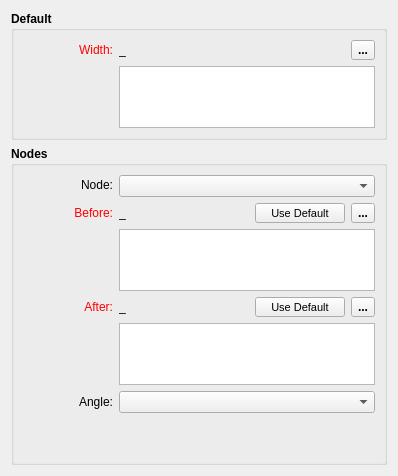
           <widget class="QWidget" name="tab">
            <attribute name="title">
             <string>Automatic</string>
            </attribute>
            <layout class="QVBoxLayout" name="verticalLayout_5">
             <item>
              <widget class="QGroupBox" name="default_GroupBox">
               <property name="sizePolicy">
                <sizepolicy hsizetype="Expanding" vsizetype="Preferred">
                 <horstretch>0</horstretch>
                 <verstretch>0</verstretch>
                </sizepolicy>
               </property>
               <property name="minimumSize">
                <size>
                 <width>0</width>
                 <height>0</height>
                </size>
               </property>
               <property name="font">
                <font>
                 <pointsize>9</pointsize>
                 <bold>true</bold>
                </font>
               </property>
               <property name="title">
                <string>Default</string>
               </property>
               <layout class="QVBoxLayout" name="verticalLayout_9">
                <item>
                 <layout class="QHBoxLayout" name="horizontalLayout_2">
                  <item alignment="Qt::AlignLeft">
                   <widget class="QLabel" name="widthEdit_Label">
                    <property name="sizePolicy">
                     <sizepolicy hsizetype="Fixed" vsizetype="Preferred">
                      <horstretch>0</horstretch>
                      <verstretch>0</verstretch>
                     </sizepolicy>
                    </property>
                    <property name="minimumSize">
                     <size>
                      <width>90</width>
                      <height>0</height>
                     </size>
                    </property>
                    <property name="maximumSize">
                     <size>
                      <width>16777215</width>
                      <height>20</height>
                     </size>
                    </property>
                    <property name="palette">
                     <palette>
                      <active>
                       <colorrole role="WindowText">
                        <brush brushstyle="SolidPattern">
                         <color alpha="255">
                          <red>255</red>
                          <green>0</green>
                          <blue>0</blue>
                         </color>
                        </brush>
                       </colorrole>
                      </active>
                      <inactive>
                       <colorrole role="WindowText">
                        <brush brushstyle="SolidPattern">
                         <color alpha="255">
                          <red>255</red>
                          <green>0</green>
                          <blue>0</blue>
                         </color>
                        </brush>
                       </colorrole>
                      </inactive>
                      <disabled>
                       <colorrole role="WindowText">
                        <brush brushstyle="SolidPattern">
                         <color alpha="255">
                          <red>159</red>
                          <green>158</green>
                          <blue>158</blue>
                         </color>
                        </brush>
                       </colorrole>
                      </disabled>
                     </palette>
                    </property>
                    <property name="font">
                     <font>
                      <pointsize>9</pointsize>
                      <bold>false</bold>
                     </font>
                    </property>
                    <property name="text">
                     <string>Width:</string>
                    </property>
                    <property name="alignment">
                     <set>Qt::AlignRight|Qt::AlignTrailing|Qt::AlignVCenter</set>
                    </property>
                   </widget>
                  </item>
                  <item>
                   <widget class="QLabel" name="widthResult_Label">
                    <property name="sizePolicy">
                     <sizepolicy hsizetype="Fixed" vsizetype="Preferred">
                      <horstretch>0</horstretch>
                      <verstretch>0</verstretch>
                     </sizepolicy>
                    </property>
                    <property name="minimumSize">
                     <size>
                      <width>40</width>
                      <height>0</height>
                     </size>
                    </property>
                    <property name="maximumSize">
                     <size>
                      <width>16777215</width>
                      <height>20</height>
                     </size>
                    </property>
                    <property name="font">
                     <font>
                      <pointsize>9</pointsize>
                      <bold>false</bold>
                     </font>
                    </property>
                    <property name="toolTip">
                     <string>Value</string>
                    </property>
                    <property name="text">
                     <string notr="true">_</string>
                    </property>
                   </widget>
                  </item>
                  <item>
                   <spacer name="horizontalSpacer">
                    <property name="orientation">
                     <enum>Qt::Horizontal</enum>
                    </property>
                    <property name="sizeHint" stdset="0">
                     <size>
                      <width>40</width>
                      <height>20</height>
                     </size>
                    </property>
                   </spacer>
                  </item>
                  <item alignment="Qt::AlignRight">
                   <widget class="QToolButton" name="toolButtonExprWidth">
                    <property name="minimumSize">
                     <size>
                      <width>0</width>
                      <height>20</height>
                     </size>
                    </property>
                    <property name="maximumSize">
                     <size>
                      <width>16777215</width>
                      <height>20</height>
                     </size>
                    </property>
                    <property name="toolTip">
                     <string>Formula wizard</string>
                    </property>
                    <property name="styleSheet">
                     <string notr="true"/>
                    </property>
                    <property name="text">
                     <string notr="true">...</string>
                    </property>
                    <property name="icon">
                     <iconset resource="../../../../vmisc/share/resources/icon.qrc">
                      <normaloff>:/tsvg/seamly/fx.tsvg</normaloff>:/tsvg/seamly/fx.tsvg</iconset>
                    </property>
                    <property name="iconSize">
                     <size>
                      <width>20</width>
                      <height>20</height>
                     </size>
                    </property>
                   </widget>
                  </item>
                 </layout>
                </item>
                <item>
                 <layout class="QFormLayout" name="formLayout_4">
                  <item row="0" column="0">
                   <spacer name="horizontalSpacer_7">
                    <property name="orientation">
                     <enum>Qt::Horizontal</enum>
                    </property>
                    <property name="sizeHint" stdset="0">
                     <size>
                      <width>90</width>
                      <height>20</height>
                     </size>
                    </property>
                   </spacer>
                  </item>
                  <item row="0" column="1">
                   <widget class="ExpandingTextEdit" name="widthFormula_PlainTextEdit">
                    <property name="sizePolicy">
                     <sizepolicy hsizetype="Expanding" vsizetype="Preferred">
                      <horstretch>0</horstretch>
                      <verstretch>0</verstretch>
                     </sizepolicy>
                    </property>
                    <property name="minimumSize">
                     <size>
                      <width>0</width>
                      <height>62</height>
                     </size>
                    </property>
                    <property name="maximumSize">
                     <size>
                      <width>16777215</width>
                      <height>62</height>
                     </size>
                    </property>
                    <property name="font">
                     <font>
                      <pointsize>9</pointsize>
                      <bold>false</bold>
                     </font>
                    </property>
                    <property name="toolTip">
                     <string>Calculation</string>
                    </property>
                    <property name="frameShadow">
                     <enum>QFrame::Sunken</enum>
                    </property>
                    <property name="tabChangesFocus">
                     <bool>true</bool>
                    </property>
                   </widget>
                  </item>
                 </layout>
                </item>
               </layout>
              </widget>
             </item>
             <item>
              <widget class="QGroupBox" name="nodes_GroupBox">
               <property name="sizePolicy">
                <sizepolicy hsizetype="Expanding" vsizetype="Expanding">
                 <horstretch>0</horstretch>
                 <verstretch>0</verstretch>
                </sizepolicy>
               </property>
               <property name="minimumSize">
                <size>
                 <width>0</width>
                 <height>0</height>
                </size>
               </property>
               <property name="font">
                <font>
                 <pointsize>9</pointsize>
                 <bold>true</bold>
                </font>
               </property>
               <property name="title">
                <string>Nodes</string>
               </property>
               <layout class="QVBoxLayout" name="verticalLayout_3">
                <item>
                 <layout class="QFormLayout" name="formLayout">
                  <item row="0" column="0">
                   <widget class="QLabel" name="labelNode">
                    <property name="sizePolicy">
                     <sizepolicy hsizetype="Preferred" vsizetype="Preferred">
                      <horstretch>0</horstretch>
                      <verstretch>0</verstretch>
                     </sizepolicy>
                    </property>
                    <property name="minimumSize">
                     <size>
                      <width>90</width>
                      <height>0</height>
                     </size>
                    </property>
                    <property name="maximumSize">
                     <size>
                      <width>16777215</width>
                      <height>20</height>
                     </size>
                    </property>
                    <property name="font">
                     <font>
                      <pointsize>9</pointsize>
                      <bold>false</bold>
                     </font>
                    </property>
                    <property name="text">
                     <string>Node:</string>
                    </property>
                    <property name="alignment">
                     <set>Qt::AlignRight|Qt::AlignTrailing|Qt::AlignVCenter</set>
                    </property>
                   </widget>
                  </item>
                  <item row="0" column="1">
                   <widget class="QComboBox" name="nodes_ComboBox">
                    <property name="sizePolicy">
                     <sizepolicy hsizetype="Preferred" vsizetype="Fixed">
                      <horstretch>0</horstretch>
                      <verstretch>0</verstretch>
                     </sizepolicy>
                    </property>
                    <property name="minimumSize">
                     <size>
                      <width>200</width>
                      <height>0</height>
                     </size>
                    </property>
                    <property name="maximumSize">
                     <size>
                      <width>16777215</width>
                      <height>16777215</height>
                     </size>
                    </property>
                    <property name="font">
                     <font>
                      <pointsize>9</pointsize>
                      <bold>false</bold>
                     </font>
                    </property>
                    <property name="maxVisibleItems">
                     <number>30</number>
                    </property>
                   </widget>
                  </item>
                 </layout>
                </item>
                <item>
                 <layout class="QHBoxLayout" name="horizontalLayout_9">
                  <item>
                   <widget class="QLabel" name="beforeWidthEdit_Label">
                    <property name="sizePolicy">
                     <sizepolicy hsizetype="Fixed" vsizetype="Preferred">
                      <horstretch>0</horstretch>
                      <verstretch>0</verstretch>
                     </sizepolicy>
                    </property>
                    <property name="minimumSize">
                     <size>
                      <width>90</width>
                      <height>0</height>
                     </size>
                    </property>
                    <property name="maximumSize">
                     <size>
                      <width>16777215</width>
                      <height>20</height>
                     </size>
                    </property>
                    <property name="palette">
                     <palette>
                      <active>
                       <colorrole role="WindowText">
                        <brush brushstyle="SolidPattern">
                         <color alpha="255">
                          <red>255</red>
                          <green>0</green>
                          <blue>0</blue>
                         </color>
                        </brush>
                       </colorrole>
                      </active>
                      <inactive>
                       <colorrole role="WindowText">
                        <brush brushstyle="SolidPattern">
                         <color alpha="255">
                          <red>255</red>
                          <green>0</green>
                          <blue>0</blue>
                         </color>
                        </brush>
                       </colorrole>
                      </inactive>
                      <disabled>
                       <colorrole role="WindowText">
                        <brush brushstyle="SolidPattern">
                         <color alpha="255">
                          <red>159</red>
                          <green>158</green>
                          <blue>158</blue>
                         </color>
                        </brush>
                       </colorrole>
                      </disabled>
                     </palette>
                    </property>
                    <property name="font">
                     <font>
                      <pointsize>9</pointsize>
                      <bold>false</bold>
                     </font>
                    </property>
                    <property name="text">
                     <string>Before:</string>
                    </property>
                    <property name="alignment">
                     <set>Qt::AlignRight|Qt::AlignTrailing|Qt::AlignVCenter</set>
                    </property>
                   </widget>
                  </item>
                  <item>
                   <widget class="QLabel" name="beforeWidthResult_Label">
                    <property name="sizePolicy">
                     <sizepolicy hsizetype="Expanding" vsizetype="Preferred">
                      <horstretch>0</horstretch>
                      <verstretch>0</verstretch>
                     </sizepolicy>
                    </property>
                    <property name="minimumSize">
                     <size>
                      <width>50</width>
                      <height>0</height>
                     </size>
                    </property>
                    <property name="maximumSize">
                     <size>
                      <width>16777215</width>
                      <height>20</height>
                     </size>
                    </property>
                    <property name="font">
                     <font>
                      <pointsize>9</pointsize>
                      <bold>false</bold>
                     </font>
                    </property>
                    <property name="toolTip">
                     <string>Value</string>
                    </property>
                    <property name="text">
                     <string notr="true">_</string>
                    </property>
                   </widget>
                  </item>
                  <item>
                   <spacer name="horizontalSpacer_3">
                    <property name="orientation">
                     <enum>Qt::Horizontal</enum>
                    </property>
                    <property name="sizeHint" stdset="0">
                     <size>
                      <width>10</width>
                      <height>17</height>
                     </size>
                    </property>
                   </spacer>
                  </item>
                  <item>
                   <widget class="QPushButton" name="beforeDefault_PushButton">
                    <property name="minimumSize">
                     <size>
                      <width>90</width>
                      <height>20</height>
                     </size>
                    </property>
                    <property name="maximumSize">
                     <size>
                      <width>16777215</width>
                      <height>20</height>
                     </size>
                    </property>
                    <property name="font">
                     <font>
                      <pointsize>8</pointsize>
                      <bold>false</bold>
                     </font>
                    </property>
                    <property name="toolTip">
                     <string>Return to default width</string>
                    </property>
                    <property name="text">
                     <string>Use Default</string>
                    </property>
                   </widget>
                  </item>
                  <item>
                   <widget class="QToolButton" name="beforeExpr_ToolButton">
                    <property name="minimumSize">
                     <size>
                      <width>0</width>
                      <height>20</height>
                     </size>
                    </property>
                    <property name="maximumSize">
                     <size>
                      <width>16777215</width>
                      <height>20</height>
                     </size>
                    </property>
                    <property name="toolTip">
                     <string>Formula wizard</string>
                    </property>
                    <property name="text">
                     <string notr="true">...</string>
                    </property>
                    <property name="icon">
                     <iconset resource="../../../../vmisc/share/resources/icon.qrc">
                      <normaloff>:/tsvg/seamly/fx.tsvg</normaloff>:/tsvg/seamly/fx.tsvg</iconset>
                    </property>
                    <property name="iconSize">
                     <size>
                      <width>20</width>
                      <height>20</height>
                     </size>
                    </property>
                   </widget>
                  </item>
                 </layout>
                </item>
                <item>
                 <layout class="QFormLayout" name="formLayout_5">
                  <item row="0" column="0">
                   <spacer name="horizontalSpacer_8">
                    <property name="orientation">
                     <enum>Qt::Horizontal</enum>
                    </property>
                    <property name="sizeHint" stdset="0">
                     <size>
                      <width>90</width>
                      <height>20</height>
                     </size>
                    </property>
                   </spacer>
                  </item>
                  <item row="0" column="1">
                   <widget class="ExpandingTextEdit" name="beforeWidthFormula_PlainTextEdit">
                    <property name="sizePolicy">
                     <sizepolicy hsizetype="Expanding" vsizetype="Preferred">
                      <horstretch>0</horstretch>
                      <verstretch>0</verstretch>
                     </sizepolicy>
                    </property>
                    <property name="minimumSize">
                     <size>
                      <width>0</width>
                      <height>62</height>
                     </size>
                    </property>
                    <property name="maximumSize">
                     <size>
                      <width>16777215</width>
                      <height>62</height>
                     </size>
                    </property>
                    <property name="font">
                     <font>
                      <pointsize>9</pointsize>
                      <bold>false</bold>
                     </font>
                    </property>
                    <property name="toolTip">
                     <string>Calculation</string>
                    </property>
                    <property name="tabChangesFocus">
                     <bool>true</bool>
                    </property>
                   </widget>
                  </item>
                 </layout>
                </item>
                <item>
                 <layout class="QHBoxLayout" name="horizontalLayout_16">
                  <item alignment="Qt::AlignLeft">
                   <widget class="QLabel" name="afterWidthEdit_Label">
                    <property name="sizePolicy">
                     <sizepolicy hsizetype="Fixed" vsizetype="Preferred">
                      <horstretch>0</horstretch>
                      <verstretch>0</verstretch>
                     </sizepolicy>
                    </property>
                    <property name="minimumSize">
                     <size>
                      <width>90</width>
                      <height>0</height>
                     </size>
                    </property>
                    <property name="maximumSize">
                     <size>
                      <width>16777215</width>
                      <height>20</height>
                     </size>
                    </property>
                    <property name="palette">
                     <palette>
                      <active>
                       <colorrole role="WindowText">
                        <brush brushstyle="SolidPattern">
                         <color alpha="255">
                          <red>255</red>
                          <green>0</green>
                          <blue>0</blue>
                         </color>
                        </brush>
                       </colorrole>
                      </active>
                      <inactive>
                       <colorrole role="WindowText">
                        <brush brushstyle="SolidPattern">
                         <color alpha="255">
                          <red>255</red>
                          <green>0</green>
                          <blue>0</blue>
                         </color>
                        </brush>
                       </colorrole>
                      </inactive>
                      <disabled>
                       <colorrole role="WindowText">
                        <brush brushstyle="SolidPattern">
                         <color alpha="255">
                          <red>159</red>
                          <green>158</green>
                          <blue>158</blue>
                         </color>
                        </brush>
                       </colorrole>
                      </disabled>
                     </palette>
                    </property>
                    <property name="font">
                     <font>
                      <pointsize>9</pointsize>
                      <bold>false</bold>
                     </font>
                    </property>
                    <property name="text">
                     <string>After:</string>
                    </property>
                    <property name="alignment">
                     <set>Qt::AlignRight|Qt::AlignTrailing|Qt::AlignVCenter</set>
                    </property>
                   </widget>
                  </item>
                  <item>
                   <widget class="QLabel" name="afterWidthResult_Label">
                    <property name="sizePolicy">
                     <sizepolicy hsizetype="Expanding" vsizetype="Preferred">
                      <horstretch>0</horstretch>
                      <verstretch>0</verstretch>
                     </sizepolicy>
                    </property>
                    <property name="minimumSize">
                     <size>
                      <width>50</width>
                      <height>0</height>
                     </size>
                    </property>
                    <property name="maximumSize">
                     <size>
                      <width>16777215</width>
                      <height>20</height>
                     </size>
                    </property>
                    <property name="font">
                     <font>
                      <pointsize>9</pointsize>
                      <bold>false</bold>
                     </font>
                    </property>
                    <property name="toolTip">
                     <string>Value</string>
                    </property>
                    <property name="text">
                     <string notr="true">_</string>
                    </property>
                   </widget>
                  </item>
                  <item>
                   <spacer name="horizontalSpacer_6">
                    <property name="orientation">
                     <enum>Qt::Horizontal</enum>
                    </property>
                    <property name="sizeHint" stdset="0">
                     <size>
                      <width>10</width>
                      <height>20</height>
                     </size>
                    </property>
                   </spacer>
                  </item>
                  <item>
                   <widget class="QPushButton" name="afterDefault_PushButton">
                    <property name="minimumSize">
                     <size>
                      <width>90</width>
                      <height>20</height>
                     </size>
                    </property>
                    <property name="maximumSize">
                     <size>
                      <width>16777215</width>
                      <height>20</height>
                     </size>
                    </property>
                    <property name="font">
                     <font>
                      <pointsize>8</pointsize>
                      <bold>false</bold>
                     </font>
                    </property>
                    <property name="toolTip">
                     <string>Return to default width</string>
                    </property>
                    <property name="text">
                     <string>Use Default</string>
                    </property>
                   </widget>
                  </item>
                  <item alignment="Qt::AlignRight">
                   <widget class="QToolButton" name="afterExpr_ToolButton">
                    <property name="minimumSize">
                     <size>
                      <width>0</width>
                      <height>20</height>
                     </size>
                    </property>
                    <property name="maximumSize">
                     <size>
                      <width>16777215</width>
                      <height>20</height>
                     </size>
                    </property>
                    <property name="toolTip">
                     <string>Formula wizard</string>
                    </property>
                    <property name="text">
                     <string notr="true">...</string>
                    </property>
                    <property name="icon">
                     <iconset resource="../../../../vmisc/share/resources/icon.qrc">
                      <normaloff>:/tsvg/seamly/fx.tsvg</normaloff>:/tsvg/seamly/fx.tsvg</iconset>
                    </property>
                    <property name="iconSize">
                     <size>
                      <width>20</width>
                      <height>20</height>
                     </size>
                    </property>
                   </widget>
                  </item>
                 </layout>
                </item>
                <item>
                 <layout class="QFormLayout" name="formLayout_6">
                  <item row="0" column="0">
                   <spacer name="horizontalSpacer_15">
                    <property name="orientation">
                     <enum>Qt::Horizontal</enum>
                    </property>
                    <property name="sizeHint" stdset="0">
                     <size>
                      <width>90</width>
                      <height>20</height>
                     </size>
                    </property>
                   </spacer>
                  </item>
                  <item row="0" column="1">
                   <widget class="ExpandingTextEdit" name="afterWidthFormula_PlainTextEdit">
                    <property name="sizePolicy">
                     <sizepolicy hsizetype="Expanding" vsizetype="Preferred">
                      <horstretch>0</horstretch>
                      <verstretch>0</verstretch>
                     </sizepolicy>
                    </property>
                    <property name="minimumSize">
                     <size>
                      <width>0</width>
                      <height>62</height>
                     </size>
                    </property>
                    <property name="maximumSize">
                     <size>
                      <width>16777215</width>
                      <height>62</height>
                     </size>
                    </property>
                    <property name="font">
                     <font>
                      <pointsize>9</pointsize>
                      <bold>false</bold>
                     </font>
                    </property>
                    <property name="toolTip">
                     <string>Calculation</string>
                    </property>
                    <property name="tabChangesFocus">
                     <bool>true</bool>
                    </property>
                   </widget>
                  </item>
                 </layout>
                </item>
                <item>
                 <layout class="QFormLayout" name="formLayout_2">
                  <item row="0" column="0">
                   <widget class="QLabel" name="labelAngle">
                    <property name="minimumSize">
                     <size>
                      <width>90</width>
                      <height>0</height>
                     </size>
                    </property>
                    <property name="font">
                     <font>
                      <pointsize>9</pointsize>
                      <bold>false</bold>
                     </font>
                    </property>
                    <property name="text">
                     <string>Angle:</string>
                    </property>
                    <property name="alignment">
                     <set>Qt::AlignRight|Qt::AlignTrailing|Qt::AlignVCenter</set>
                    </property>
                   </widget>
                  </item>
                  <item row="0" column="1">
                   <widget class="QComboBox" name="angle_ComboBox">
                    <property name="sizePolicy">
                     <sizepolicy hsizetype="Preferred" vsizetype="Fixed">
                      <horstretch>0</horstretch>
                      <verstretch>0</verstretch>
                     </sizepolicy>
                    </property>
                    <property name="minimumSize">
                     <size>
                      <width>200</width>
                      <height>0</height>
                     </size>
                    </property>
                    <property name="font">
                     <font>
                      <pointsize>9</pointsize>
                      <bold>false</bold>
                     </font>
                    </property>
                   </widget>
                  </item>
                 </layout>
                </item>
                <item>
                 <spacer name="verticalSpacer_10">
                  <property name="orientation">
                   <enum>Qt::Vertical</enum>
                  </property>
                  <property name="sizeHint" stdset="0">
                   <size>
                    <width>20</width>
                    <height>40</height>
                   </size>
                  </property>
                 </spacer>
                </item>
               </layout>
              </widget>
             </item>
            </layout>
           </widget>
